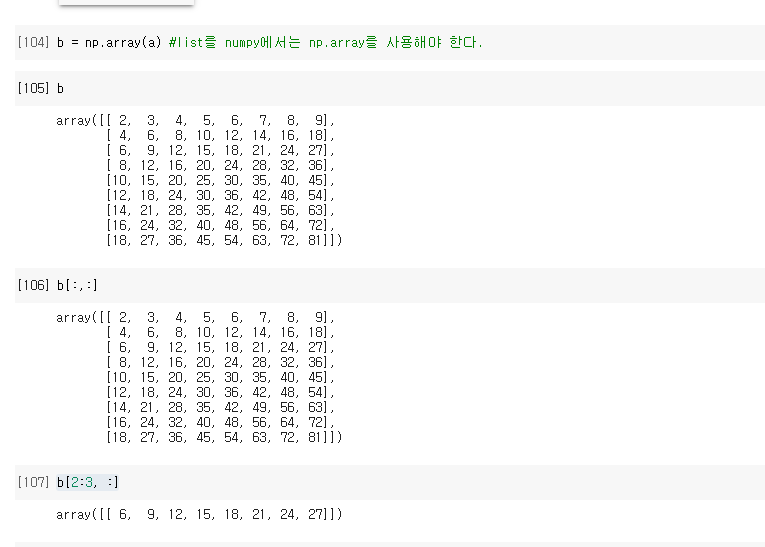
#> input picture python class/python 11day/list array change.PNG, 765 x 547 px, given in place of car1.jpg, which was not available
$ jupyter execute '04_이미지_마스킹.ipynb'   (text cells are left out)
#> lines starting #> are read from the running program, lines starting #| are printed output that depends on the picture; after the words box and inside, x2 and y2 are one past the last pixel; in counts of white or black regions, pixels touching at a corner belong together; pictures that were not available may be replaced by others from this repository, and a replacement may not be noted
[cell 1]
from google.colab import files
upload_files = files.upload()
#> the answer given: list array change.PNG

[cell 2]
import cv2
import numpy as np
from google.colab.patches import cv2_imshow

[cell 3]
file_name = 'car1.jpg' #사진이름 정의
img = cv2.imread(file_name)
#> img is the input picture: shape (547, 765, 3); mean B, G, R 248.3, 248.5, 248.2
cv2_imshow(img)

[cell 4]
print(f'Height : {img.shape[0]} pixels')
#| Height : 547 pixels
print(f'Width : {img.shape[1]} pixels')
#| Width : 765 pixels
print(f'Channels : {img.shape[2]} Channels')
#| Channels : 3 Channels

[cell 5]
# 중심좌표 구하기

(height, width) = img.shape[:2]
#> height = 547; width = 765
center = (width //2, height //2)
#> center = (382, 273)

print('center cord : {}'.format(center))
#| center cord : (382, 273)

[cell 6]
mask = np.zeros(img.shape[:2], dtype=np.uint8) # uint8 8비트로 채운다. zero를
cv2_imshow(mask)

[cell 7]
#위의검은 바탕에 원을 그림

mask_circle = cv2.circle(mask, center, int(height /2), (255,255,255), -1) # 그림을 그린 센터 좌표 255,255,255 새가지 색깔이 255가 되면 흰색이 된다.
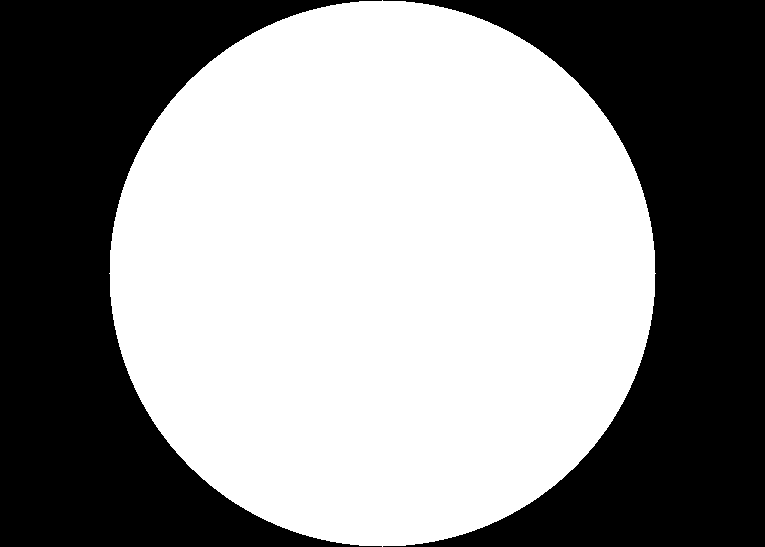
#> mask: shape (547, 765); 55.9% white; 2 black regions, box (x1, y1, x2, y2) and area: (0, 0, 382, 547) 92167, (383, 0, 765, 547) 92167
#mask 배경화면  (파란, 초록 , 빨간) 세가지 색을 다 합치면 흰색
# int(height /2) 반지름
cv2_imshow(mask_circle)

[cell 8]
# 여러 비트 연산 중 and(&)
#원본 이미지에 이미지 사이에 mak를 씌운다.
# mask 는 내가 원하는 부분 만보는것
# 필터링은  이미지 전체에 효과를 주는 것을 의미 한다.
# 윤곽선 따는 것 필터링이다.

[cell 9]
# 여러 비트 연산 중 and(&) 연산을 활용하면?
masked_bitwise = cv2.bitwise_and(img, img, mask=mask)
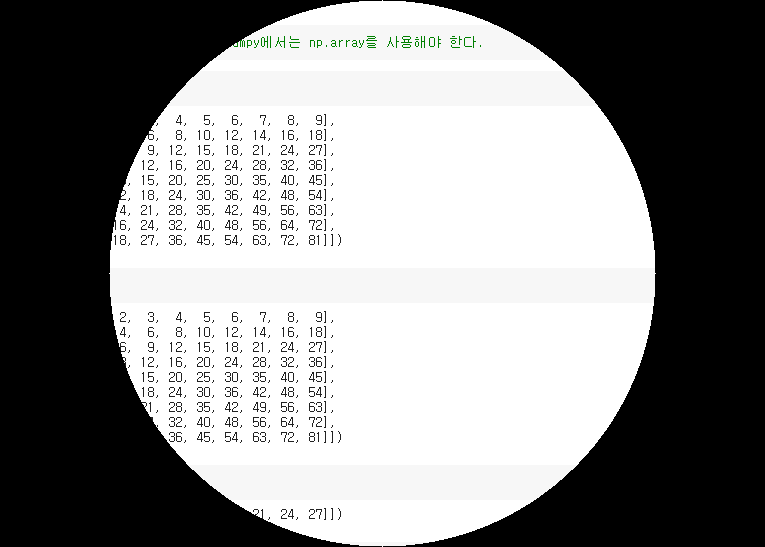
#> masked_bitwise: shape (547, 765, 3); mean B, G, R 138.2, 138.3, 138.2
cv2_imshow(masked_bitwise)

$ run again, on python class/python 11day/구구단.PNG
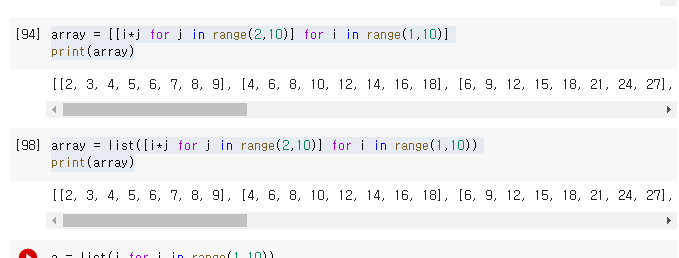
#> input picture python class/python 11day/구구단.PNG, 679 x 258 px, given in place of car1.jpg, which was not available
#> img is the input picture: shape (258, 679, 3); mean B, G, R 243.2, 242.5, 242.2
#| Height : 258 pixels
#| Width : 679 pixels
#| Channels : 3 Channels
#| center cord : (339, 129)
#> `mask_circle = cv2.circle(mask, center, int(height /2), (255,255,255), ..`:
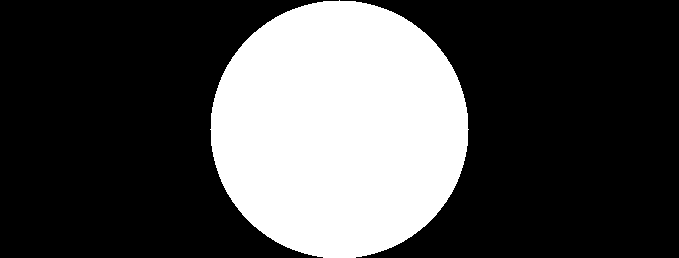
#> mask: shape (258, 679); 29.8% white; 1 white region, box (x1, y1, x2, y2) and area: (210, 0, 469, 258) 52256
#> `masked_bitwise = cv2.bitwise_and(img, img, mask=mask)`:
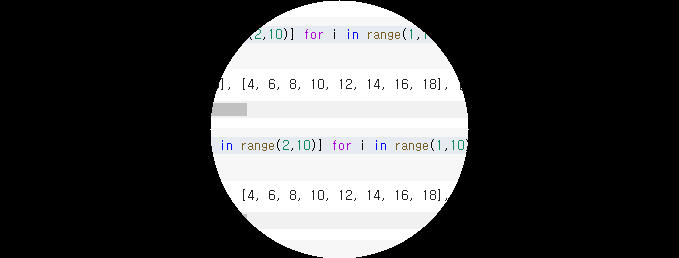
#> masked_bitwise: shape (258, 679, 3); mean B, G, R 72.6, 72.3, 72
